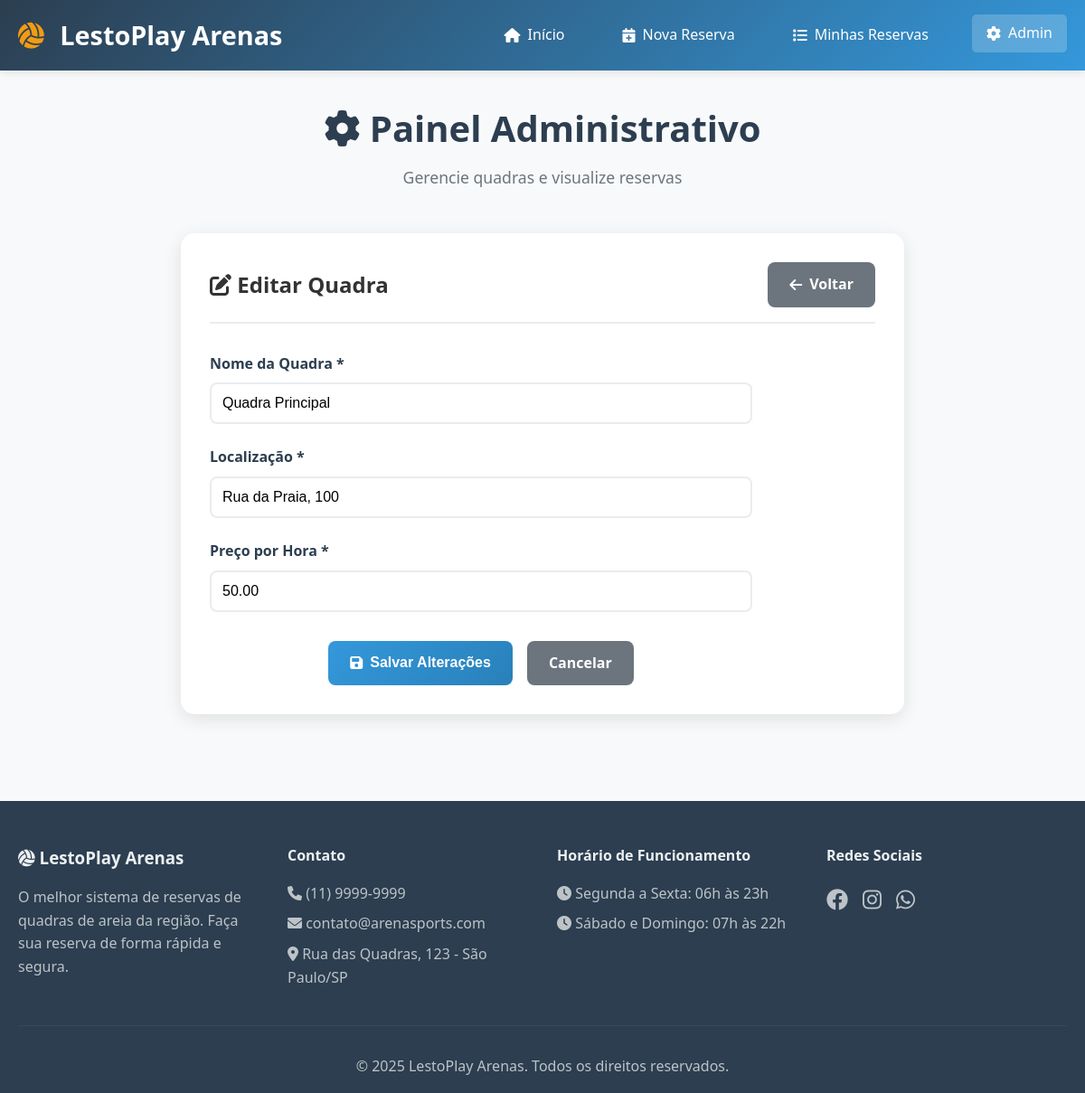
/admin.php?acao=editar&id=1 (signed in), run on the app's committed database.
### tables this page shows
CREATE TABLE IF NOT EXISTS quadras (
    id INT AUTO_INCREMENT PRIMARY KEY,
    nome VARCHAR(100) NOT NULL,
    localizacao VARCHAR(200) NOT NULL,
    preco_hora DECIMAL(10, 2) NOT NULL DEFAULT 0.00
);

### admin.php (the view, shortened to what this page needs)
<?php
$acao = $_GET['acao'] ?? '';
$quadra_id = $_GET['id'] ?? null;
try {
    $pdo = conectarDB();
    $stmt = $pdo->query("SELECT COUNT(*) as total FROM quadras");
    $total_quadras = $stmt->fetch()['total'];
    $stmt = $pdo->query("SELECT COUNT(*) as total FROM RESERVAS WHERE STATUS = 'ativa' AND DATA >= CURDATE()");
    $reservas_ativas = $stmt->fetch()['total'];
    $stmt = $pdo->query("SELECT COUNT(*) as total FROM RESERVAS WHERE DATA = CURDATE() AND STATUS = 'ativa'");
    $reservas_hoje = $stmt->fetch()['total'];
    $stmt = $pdo->query("SELECT SUM(PRECO) as total FROM RESERVAS WHERE STATUS = 'ativa' AND MONTH(DATA) = MONTH(CURDATE()) AND YEAR(DATA) = YEAR(CURDATE())");
    $faturamento_mes = $stmt->fetch()['total'] ?? 0;
    $stmt = $pdo->query("
        SELECT r.*, q.nome as nome_quadra, c.NOME as nome_cliente, te.MODALIDADE as nome_esporte, e.NOME as nome_equipamento
        FROM RESERVAS r
        JOIN quadras q ON r.IDQUADRA = q.id
        JOIN CLIENTE c ON r.IDCLIENTE = c.IDCLIENTE
        JOIN TIPOESPORTE te ON r.IDESPORTE = te.IDESPORTE
        JOIN EQUIPAMENTO e ON r.IDEQUIP = e.IDEQUIP
        ORDER BY r.DATA DESC, r.HORARIO DESC
        LIMIT 10
    ");
    $reservas_recentes = $stmt->fetchAll();
    $quadra_editando = null;
    if ($acao === 'editar' && $quadra_id) {
        $stmt = $pdo->prepare("SELECT * FROM quadras WHERE id = :id");
        $stmt->bindParam(':id', $quadra_id);
        $stmt->execute();
        $quadra_editando = $stmt->fetch();
    }
} catch (Exception $e) {
    $mensagem = "Erro ao carregar dados: " . $e->getMessage();
    $tipo_mensagem = "error";
    $quadras = [];
    $reservas_recentes = [];
}
include ROOT_PATH . '/includes/header.php';
?>
<div class="page-header">
    <h1><i class="fas fa-cog"></i> Painel Administrativo</h1>
    <p>Gerencie quadras e visualize reservas</p>
</div>
<?php if ($acao === '' || $acao === 'dashboard'): ?>
    <div class="admin-stats">
        <div class="stat-card">
            <div class="stat-icon">
                <i class="fas fa-volleyball-ball"></i>
            </div>
            <div class="stat-content">
                <div class="stat-number"><?php echo $total_quadras; ?></div>
                <div class="stat-label">Total de Quadras</div>
            </div>
        </div>
        <div class="stat-card">
            <div class="stat-icon">
                <i class="fas fa-calendar-check"></i>
            </div>
            <div class="stat-content">
                <div class="stat-number"><?php echo $reservas_ativas; ?></div>
                <div class="stat-label">Reservas Futuras</div>
            </div>
        </div>
        <div class="stat-card">
            <div class="stat-icon">
                <i class="fas fa-calendar-day"></i>
            </div>
            <div class="stat-content">
                <div class="stat-number"><?php echo $reservas_hoje; ?></div>
                <div class="stat-label">Reservas Hoje</div>
            </div>
        </div>
        <div class="stat-card">
            <div class="stat-icon">
                <i class="fas fa-dollar-sign"></i>
            </div>
            <div class="stat-content">
                <div class="stat-number">R$ <?php echo number_format($faturamento_mes, 2, ',', '.'); ?></div>
                <div class="stat-label">Faturamento do Mês</div>
            </div>
        </div>
    </div>
    <div class="admin-actions">
        <a href="?acao=adicionar" class="btn btn-primary">
            <i class="fas fa-plus"></i> Adicionar Quadra
        </a>
        <a href="dashboard.php" class="btn btn-info">
            <i class="fas fa-chart-bar"></i> Dashboard
        </a>
        <a href="?acao=quadras" class="btn btn-secondary">
            <i class="fas fa-list"></i> Gerenciar Quadras
        </a>
        <a href="?acao=reservas" class="btn btn-secondary">
            <i class="fas fa-calendar"></i> Ver Todas Reservas
        </a>
    </div>
    <div class="admin-sections">
        <div class="section">
            <h3><i class="fas fa-clock"></i> Reservas Recentes</h3>
            <div class="table-responsive">
                <table class="admin-table">
                    <thead>
                        <tr>
                            <th>Cliente</th>
                            <th>Quadra</th>
                            <th>Esporte</th>
                            <th>Equipamento</th>
                            <th>Data</th>
                            <th>Horário</th>
                            <th>Status</th>
                            <th>Preço</th>
                        </tr>
                    </thead>
                    <tbody>
                        <?php foreach ($reservas_recentes as $reserva): ?>
                            <tr>
                                <td><?php echo htmlspecialchars($reserva['nome_cliente']); ?></td>
                                <td><?php echo htmlspecialchars($reserva['nome_quadra']); ?></td>
                                <td><?php echo htmlspecialchars($reserva['nome_esporte']); ?></td>
                                <td><?php echo htmlspecialchars($reserva['nome_equipamento']); ?></td>
                                <td><?php echo formatarDataBR($reserva['DATA']); ?></td>
                                <td><?php echo formatarHora($reserva['HORARIO']); ?></td>
                                <td><span class="status status-<?php echo $reserva['STATUS']; ?>"><?php echo ucfirst($reserva['STATUS']); ?></span></td>
                                <td>R$ <?php echo number_format($reserva['PRECO'], 2, ',', '.'); ?></td>
                            </tr>
                        <?php endforeach; ?>
                    </tbody>
                </table>
            </div>
        </div>
    </div>
<?php elseif ($acao === 'editar' && $quadra_editando): ?>
    <div class="form-container">
        <div class="form-header">
            <h2><i class="fas fa-edit"></i> Editar Quadra</h2>
            <a href="?acao=quadras" class="btn btn-secondary">
                <i class="fas fa-arrow-left"></i> Voltar
            </a>
        </div>
        <form method="POST" class="admin-form">
            <div class="form-group">
                <label for="nome">Nome da Quadra *</label>
                <input type="text" id="nome" name="nome" required
                       value="<?php echo htmlspecialchars($quadra_editando['nome']); ?>">
            </div>
            <div class="form-group">
                <label for="localizacao">Localização *</label>
                <input type="text" id="localizacao" name="localizacao" required
                       value="<?php echo htmlspecialchars($quadra_editando["localizacao"]); ?>">
            </div>
            <div class="form-group">
                <label for="preco_hora">Preço por Hora *</label>
                <input type="number" id="preco_hora" name="preco_hora" step="0.01" min="0" required
                       value="<?php echo htmlspecialchars($quadra_editando["preco_hora"]); ?>">
            </div>
            <div class="form-actions">
                <button type="submit" class="btn btn-primary">
                    <i class="fas fa-save"></i> Salvar Alterações
                </button>
                <a href="?acao=quadras" class="btn btn-secondary">Cancelar</a>
            </div>
        </form>
    </div>
<?php endif; ?>
<?php include ROOT_PATH . '/includes/footer.php'; ?>

### style.css (style rules this page uses)
* { margin: 0; padding: 0; box-sizing: border-box; }
body { font-family: 'Segoe UI', Tahoma, Geneva, Verdana, sans-serif; line-height: 1.6; color: #333; background-color: #f8f9fa; }
.btn { display: inline-flex; align-items: center; gap: 0.5rem; padding: 0.75rem 1.5rem; border: none; border-radius: 8px; text-decoration: none; font-weight: 600; cursor: pointer; transition: all 0.3s ease; font-size: 1rem; }
.btn-primary { background: linear-gradient(135deg, #3498db, #2980b9); color: white; }
.btn-secondary { background: #6c757d; color: white; }
.page-header { text-align: center; margin-bottom: 3rem; }
.page-header h1 { font-size: 2.5rem; color: #2c3e50; margin-bottom: 0.5rem; }
.page-header p { font-size: 1.1rem; color: #6c757d; }
.form-container { max-width: 800px; margin: 0 auto; background: white; padding: 2rem; border-radius: 15px; box-shadow: 0 5px 20px rgba(0,0,0,0.1); }
.form-group { margin-bottom: 1.5rem; }
.form-group label { display: block; margin-bottom: 0.5rem; font-weight: 600; color: #2c3e50; }
.form-group input, .form-group select, .form-group textarea { width: 100%; padding: 0.75rem; border: 2px solid #e9ecef; border-radius: 8px; font-size: 1rem; transition: all 0.3s ease; }
.form-actions { display: flex; gap: 1rem; justify-content: center; margin-top: 2rem; }
.form-header { display: flex; justify-content: space-between; align-items: center; margin-bottom: 2rem; padding-bottom: 1rem; border-bottom: 2px solid #e9ecef; }
.admin-form { max-width: 600px; }

### data on the page
quadras: nome "Quadra Principal", localizacao "Rua da Praia, 100", preco_hora "50.00"
